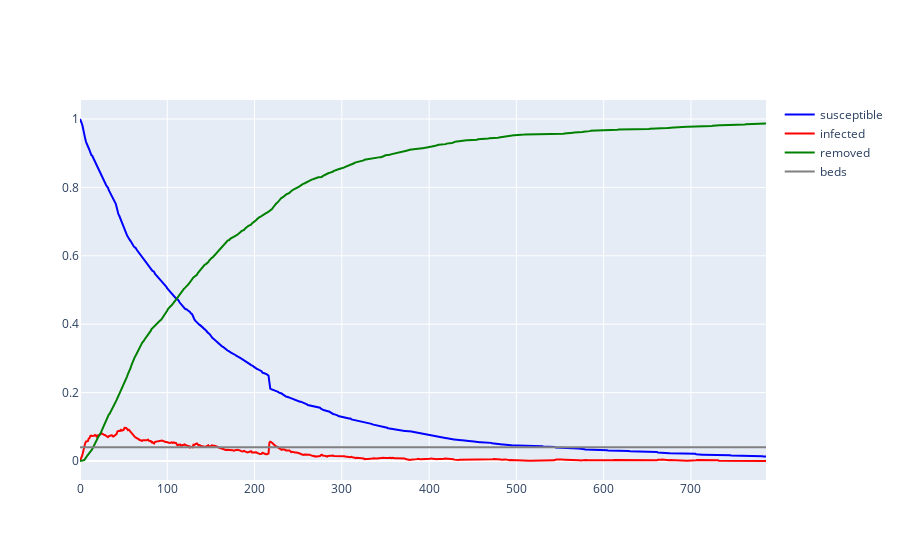

Here is the notebook cell this chart was saved with:
### Code cell
import plotly.graph_objects as go

fig = go.Figure()

x = df.index.to_list()

fig.add_trace(go.Scatter(x=x, y=df['susceptible'],
    fill=None,
    mode='lines',
    line_color='blue',
     name="susceptible"
))

fig.add_trace(go.Scatter(x=x, y=df['infected'],
    fill=None,
    mode='lines',
    line_color='red',
     name="infected"
))

fig.add_trace(go.Scatter(x=x, y=df['recovered'],
    fill=None,
    mode='lines',
    line_color='green',
     name="removed"
))

fig.add_trace(go.Scatter(x=x, y=len(x)*[0.04],
    fill=None,
    mode='lines',
    line_color='gray',
     name="beds"
))

### Figure 1 — Plotly figure (JSON) as saved in the notebook; plotly's stock layout.template omitted (floating-point values rounded to 4 significant figures; data arrays with more than 128 entries replaced by an {"elided": "..."} marker saying what was removed)
{"data": [{"line": {"color": "blue"}, "mode": "lines", "name": "susceptible", "type": "scatter", "x": {"elided": "787 int values"}, "y": {"elided": "787 float values"}}, {"line": {"color": "red"}, "mode": "lines", "name": "infected", "type": "scatter", "x": {"elided": "787 int values"}, "y": {"elided": "787 float values"}}, {"line": {"color": "green"}, "mode": "lines", "name": "removed", "type": "scatter", "x": {"elided": "787 int values"}, "y": {"elided": "787 float values"}}, {"line": {"color": "gray"}, "mode": "lines", "name": "beds", "type": "scatter", "x": {"elided": "787 int values"}, "y": {"elided": "787 float values"}}], "layout": {}}
